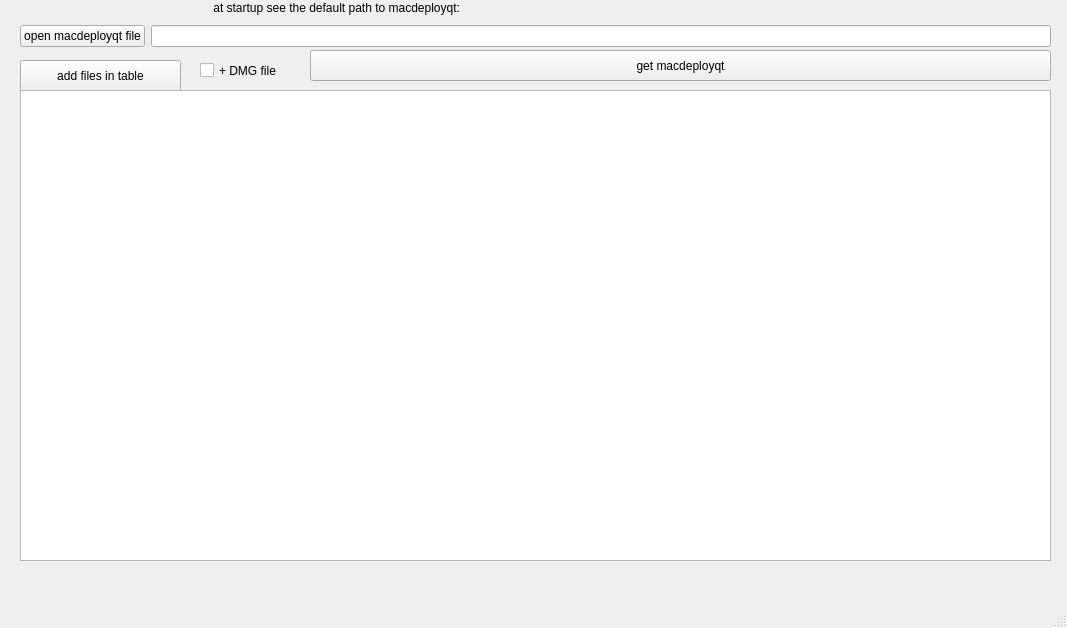
<?xml version="1.0" encoding="UTF-8"?>
<ui version="4.0">
 <class>MainWindow</class>
 <widget class="QMainWindow" name="MainWindow">
  <property name="geometry">
   <rect>
    <x>0</x>
    <y>0</y>
    <width>1067</width>
    <height>628</height>
   </rect>
  </property>
  <property name="windowTitle">
   <string>MainWindow</string>
  </property>
  <widget class="QWidget" name="centralwidget">
   <widget class="QPushButton" name="pushButton">
    <property name="geometry">
     <rect>
      <x>20</x>
      <y>60</y>
      <width>161</width>
      <height>32</height>
     </rect>
    </property>
    <property name="text">
     <string>add files in table</string>
    </property>
   </widget>
   <widget class="QTableWidget" name="tableWidget">
    <property name="geometry">
     <rect>
      <x>20</x>
      <y>90</y>
      <width>1031</width>
      <height>471</height>
     </rect>
    </property>
   </widget>
   <widget class="QPushButton" name="pushButton_3">
    <property name="geometry">
     <rect>
      <x>310</x>
      <y>50</y>
      <width>741</width>
      <height>31</height>
     </rect>
    </property>
    <property name="cursor">
     <cursorShape>PointingHandCursor</cursorShape>
    </property>
    <property name="styleSheet">
     <string notr="true">§</string>
    </property>
    <property name="text">
     <string>get macdeployqt</string>
    </property>
   </widget>
   <widget class="QCheckBox" name="checkBox">
    <property name="geometry">
     <rect>
      <x>200</x>
      <y>50</y>
      <width>111</width>
      <height>41</height>
     </rect>
    </property>
    <property name="text">
     <string>+ DMG file</string>
    </property>
   </widget>
   <widget class="QWidget" name="horizontalLayoutWidget">
    <property name="geometry">
     <rect>
      <x>20</x>
      <y>20</y>
      <width>1031</width>
      <height>33</height>
     </rect>
    </property>
    <layout class="QHBoxLayout" name="horizontalLayout">
     <item>
      <widget class="QPushButton" name="pushButton_2">
       <property name="text">
        <string>open macdeployqt file</string>
       </property>
      </widget>
     </item>
     <item>
      <widget class="QLineEdit" name="lineEdit"/>
     </item>
    </layout>
   </widget>
   <widget class="QLabel" name="label">
    <property name="geometry">
     <rect>
      <x>210</x>
      <y>0</y>
      <width>281</width>
      <height>16</height>
     </rect>
    </property>
    <property name="text">
     <string> at startup see the default path to macdeployqt:</string>
    </property>
   </widget>
  </widget>
  <widget class="QMenuBar" name="menubar">
   <property name="geometry">
    <rect>
     <x>0</x>
     <y>0</y>
     <width>1067</width>
     <height>22</height>
    </rect>
   </property>
  </widget>
  <widget class="QStatusBar" name="statusbar"/>
 </widget>
 <resources/>
 <connections/>
</ui>
